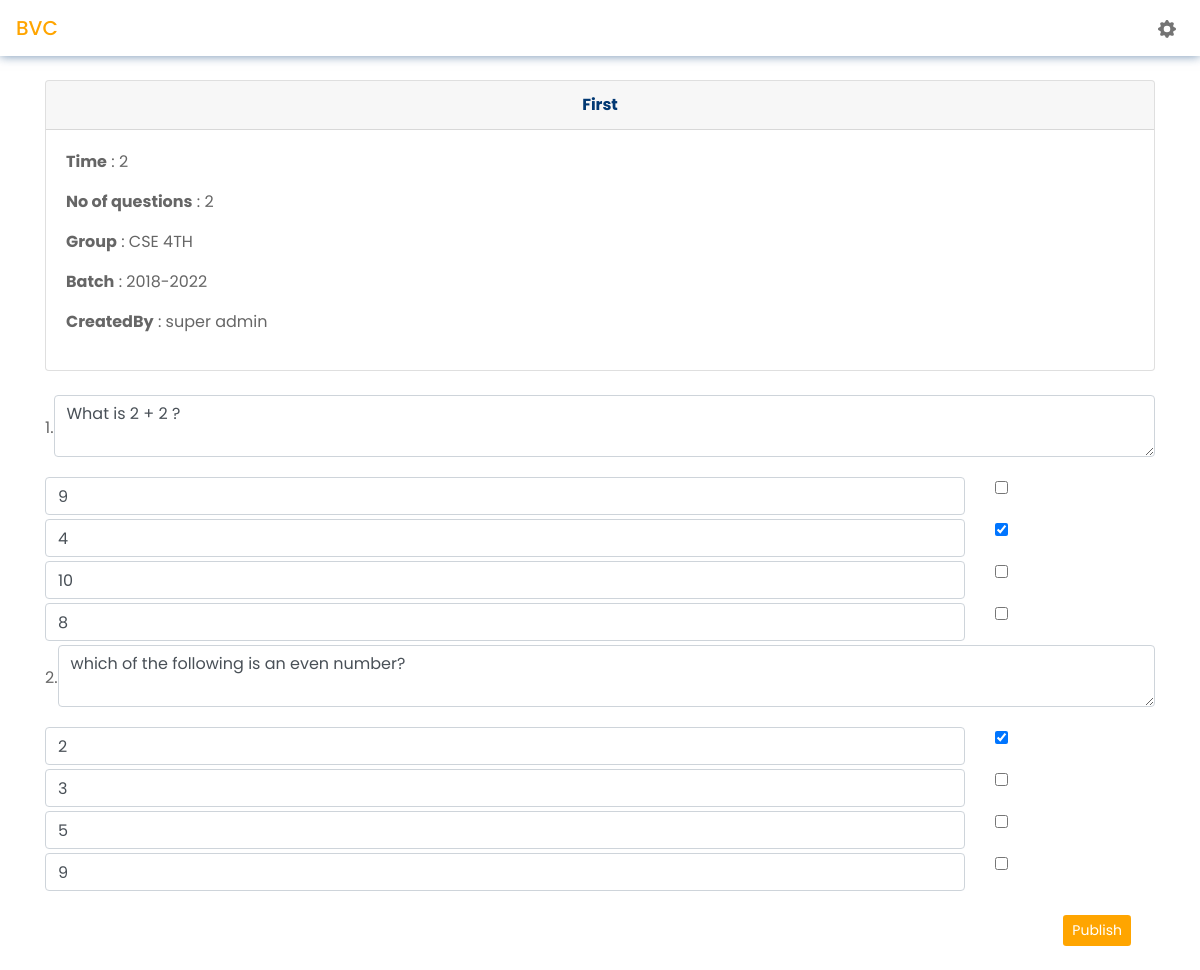
Page /Faculty/createquiz/21 (signed in) on the committed database.
### SuperAdmin/models.py (models this page shows, shortened)
class Quiz(models.Model):
    pass
    name = models.CharField(max_length=400)
    description = models.CharField(max_length=100)
    no_of_questions = models.IntegerField(blank=True)
    time = models.IntegerField(help_text="Time duration in number of minutes")
    group = models.ForeignKey(Group,on_delete=models.CASCADE)
    batch = models.ForeignKey(Batch,on_delete=models.CASCADE)
    published = models.DateTimeField(auto_now_add=True)
    createdBy = models.ForeignKey(NewUser,on_delete=models.CASCADE,null=True)
    post = models.BooleanField(default=False)
    drafted = models.BooleanField(default = False)
    def get_questions(self):
        questions = list(self.question_set.all())
        random.shuffle(questions)
        return questions

class Group(models.Model):
      groupName = models.CharField(max_length=200,unique=True)

class Question(models.Model):
    quiz = models.ForeignKey(Quiz,on_delete=models.CASCADE)
    question_text = models.CharField(max_length=1000)
    def get_answers(self):
        answers = list(self.answer_set.all())
        random.shuffle(answers)
        return answers

class Answer(models.Model):
    answer_text = models.CharField(max_length=1000)
    question = models.ForeignKey(Question,on_delete=models.CASCADE)
    correct = models.BooleanField(default=False)

### App/models.py (models this page shows, shortened)
class Batch(models.Model):
    batchname = models.CharField(max_length=300)

class NewUser(AbstractBaseUser,PermissionsMixin):
    username = None
    email = models.EmailField(gettext_lazy("email address"),unique=True)
    roll = models.CharField(max_length=10,unique=True)
    name = models.CharField(max_length=200,blank=True)
    mobile = models.CharField(max_length=12,blank=True)
    isStudent = models.BooleanField(default = False)
    isFaculty = models.BooleanField(default=False)
    isAdmin = models.BooleanField(default=False)
    is_staff = models.BooleanField(default=False)
    is_active = models.BooleanField(default=True)
    start_date = models.DateField(default=timezone.now)
    avatar = models.ImageField(upload_to=get_avataar_path, blank=True)
    batch =  models.ForeignKey(Batch,on_delete=models.CASCADE,blank=True,null=True)
    objects = CustomAccountManager()
    USERNAME_FIELD = "email"
    REQUIRED_FIELDS = ['roll','name']

### Faculty/views.py (the view, shortened to what this page needs)
# urls.py: path('createquiz/<int:id>',views.createQuiz,name="createQuiz"),
@login_required(login_url="App:loginPage")
def createQuiz(request,id):
    try:
        quiz = Quiz.objects.get(id=id,createdBy = request.user)
        question_count = quiz.no_of_questions
    except:
        return render("Faculty:dashboard")
    return render(request,"Faculty/createQuiz.html",{"quiz":quiz})

### Faculty/templates/Faculty/createQuiz.html (shortened to what this page needs)
{% load static %}
<!doctype html>
<html lang="en">
  <head>
    <link rel="stylesheet" href="https://cdn.jsdelivr.net/npm/bootstrap@4.6.1/dist/css/bootstrap.min.css">
    <link rel="stylesheet" href="{% static 'Faculty/css/createquiz.css' %}">
  </head>
  <body>
    <nav class="navbar  mb-4">
      <span  class="navbar-brand mb-0 h1"><a style="color:orange" class="text-decoration-none" href="{% url 'Faculty:dashboard' %}">BVC</a></span>
      <span class="mr-2" ><a class="text-decoration-none custom-nav-items"  href="{% url 'Faculty:myAccount' %}"></a></span>
    </nav>
      <div class="container">
            <div class="card mb-4">
              <div class="card-header d-flex justify-content-center align-items-center">
                <b style="color:#013873">{{quiz.name}}</b>
              </div>
                <div class="card-body">
                  <p><b>Time</b> : {{quiz.time}}</p>
                  <p><b>No of questions</b> : <span id="questioncount">{{quiz.no_of_questions}}</span></p>
                  <p><b>Group</b> : {{quiz.group.groupName}}</p>
                  <p><b>Batch</b> : {{quiz.batch.batchname}}</p>
                  <p><b>CreatedBy</b> : {{quiz.createdBy.name}}</p>
                </div>
            </div>
            <form method="POST" >
              {% if quiz.drafted %}
              {% for question in quiz.get_questions %}
              <div class="mb-4">
                <div class="ques mb-3 d-flex justify-content align-items-center">
                  <div><span>{{forloop.counter}}. </span></div>
                  <div class="flex-fill">
                    <textarea class="form-control mb-1" id="question{{forloop.counter}}" name="question{{forloop.counter}}"  required>{{question.question_text}}</textarea>
                  </div>
                </div>
                <div class="ans">
                  <div >
                    {% for answer in question.get_answers %}
                    <div class="row mb-1">
                      <div class="col-10"><input type="text" name="answer{{forloop.counter}}-{{forloop.parentloop.counter}}" class="form-control" id="answer{{forloop.counter}}-{{forloop.parentloop.counter}}" value="{{ answer.answer_text }}" required></div>
                      {% if answer.correct %}
                        <div class="col-2"><input type="checkbox" name="anscrr{{forloop.counter}}-{{forloop.parentloop.counter}}" id="anscrr{{forloop.counter}}-{{forloop.parentloop.counter}}"  checked /></div>
                      {% else %}
                      <div class="col-2"><input type="checkbox" name="anscrr{{forloop.counter}}-{{forloop.parentloop.counter}}" id="anscrr{{forloop.counter}}-{{forloop.parentloop.counter}}"  /></div>
                      {% endif %}
                    </div>
                    {% endfor %}
                  </div>
                </div>
              <div>
              {% endfor %}
              {% else %}
              <div id="questions">
              </div>
              {% endif %}
              <div class="d-flex justify-content-end align-items-center m-4">
                <button class="btn btn-sm submitbtn" type="button" data-toggle="modal" data-target="#submitmodal" >Publish</button>
              </div>
            </form>
      </div>
  </body>
</html>

### Faculty/static/Faculty/css/createquiz.css (style rules this page uses)
* { box-sizing: border-box; margin: 0; padding: 0; }
body { color: #666666; background: white; }
.navbar { box-shadow: 0px 0px 10px 0px #01387391; }
.custom-nav-items { color:rgb(116, 116, 116); }
.submitbtn { color:white; background : orange; }

### Faculty/templates/Faculty/createQuiz.html (style rules this page uses)
body { font-family: 'Poppins'; }

### rows in the picture
Quiz: name "First", time "2", no_of_questions "2", group.groupName "CSE 4TH", batch.batchname "2018-2022", createdBy.name "super admin"
Question: question_text "What is 2 + 2 ?"
Answer: answer_text "9"
Answer: answer_text "4"
Answer: answer_text "10"
Answer: answer_text "8"
Question: question_text "which of the following is an even number?"
Answer: answer_text "2"
Answer: answer_text "3"
Answer: answer_text "5"
Answer: answer_text "9"
